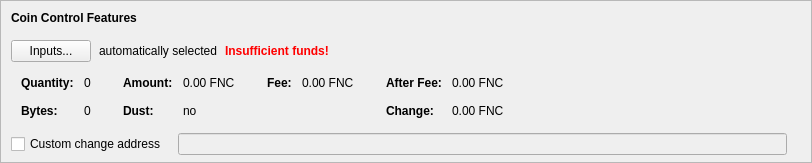
    <widget class="QFrame" name="frameCoinControl">
     <property name="sizePolicy">
      <sizepolicy hsizetype="Expanding" vsizetype="Expanding">
       <horstretch>0</horstretch>
       <verstretch>0</verstretch>
      </sizepolicy>
     </property>
     <property name="maximumSize">
      <size>
       <width>16777215</width>
       <height>16777215</height>
      </size>
     </property>
     <property name="frameShape">
      <enum>QFrame::StyledPanel</enum>
     </property>
     <property name="frameShadow">
      <enum>QFrame::Sunken</enum>
     </property>
     <layout class="QVBoxLayout" name="verticalLayoutCoinControl2">
      <property name="spacing">
       <number>0</number>
      </property>
      <property name="leftMargin">
       <number>0</number>
      </property>
      <property name="topMargin">
       <number>0</number>
      </property>
      <property name="rightMargin">
       <number>0</number>
      </property>
      <property name="bottomMargin">
       <number>6</number>
      </property>
      <item>
       <layout class="QVBoxLayout" name="verticalLayoutCoinControl" stretch="0,0,0,0,1">
        <property name="spacing">
         <number>0</number>
        </property>
        <property name="leftMargin">
         <number>10</number>
        </property>
        <property name="topMargin">
         <number>10</number>
        </property>
        <item>
         <layout class="QHBoxLayout" name="horizontalLayoutCoinControl1">
          <property name="bottomMargin">
           <number>15</number>
          </property>
          <item>
           <widget class="QLabel" name="labelCoinControlFeatures">
            <property name="sizePolicy">
             <sizepolicy hsizetype="Preferred" vsizetype="Maximum">
              <horstretch>0</horstretch>
              <verstretch>0</verstretch>
             </sizepolicy>
            </property>
            <property name="font">
             <font>
              <weight>75</weight>
              <bold>true</bold>
             </font>
            </property>
            <property name="styleSheet">
             <string notr="true">font-weight:bold;</string>
            </property>
            <property name="text">
             <string>Coin Control Features</string>
            </property>
           </widget>
          </item>
         </layout>
        </item>
        <item>
         <layout class="QHBoxLayout" name="horizontalLayoutCoinControl2" stretch="0,0,0,0">
          <property name="spacing">
           <number>8</number>
          </property>
          <property name="bottomMargin">
           <number>10</number>
          </property>
          <item>
           <widget class="QPushButton" name="pushButtonCoinControl">
            <property name="styleSheet">
             <string notr="true"/>
            </property>
            <property name="text">
             <string>Inputs...</string>
            </property>
            <property name="autoDefault">
             <bool>false</bool>
            </property>
           </widget>
          </item>
          <item>
           <widget class="QLabel" name="labelCoinControlAutomaticallySelected">
            <property name="text">
             <string>automatically selected</string>
            </property>
            <property name="margin">
             <number>5</number>
            </property>
           </widget>
          </item>
          <item>
           <widget class="QLabel" name="labelCoinControlInsuffFunds">
            <property name="font">
             <font>
              <weight>75</weight>
              <bold>true</bold>
             </font>
            </property>
            <property name="styleSheet">
             <string notr="true">color:red;font-weight:bold;</string>
            </property>
            <property name="text">
             <string>Insufficient funds!</string>
            </property>
            <property name="margin">
             <number>5</number>
            </property>
           </widget>
          </item>
          <item>
           <spacer name="horizontalSpacerCoinControl">
            <property name="orientation">
             <enum>Qt::Horizontal</enum>
            </property>
            <property name="sizeHint" stdset="0">
             <size>
              <width>40</width>
              <height>1</height>
             </size>
            </property>
           </spacer>
          </item>
         </layout>
        </item>
        <item>
         <widget class="QWidget" name="widgetCoinControl" native="true">
          <property name="sizePolicy">
           <sizepolicy hsizetype="Preferred" vsizetype="Preferred">
            <horstretch>0</horstretch>
            <verstretch>0</verstretch>
           </sizepolicy>
          </property>
          <property name="minimumSize">
           <size>
            <width>0</width>
            <height>0</height>
           </size>
          </property>
          <property name="styleSheet">
           <string notr="true"/>
          </property>
          <layout class="QHBoxLayout" name="horizontalLayoutCoinControl5">
           <property name="leftMargin">
            <number>0</number>
           </property>
           <property name="topMargin">
            <number>0</number>
           </property>
           <property name="rightMargin">
            <number>0</number>
           </property>
           <property name="bottomMargin">
            <number>0</number>
           </property>
           <item>
            <layout class="QHBoxLayout" name="horizontalLayoutCoinControl3" stretch="0,0,0,1">
             <property name="spacing">
              <number>20</number>
             </property>
             <property name="topMargin">
              <number>0</number>
             </property>
             <property name="bottomMargin">
              <number>10</number>
             </property>
             <item>
              <layout class="QFormLayout" name="formLayoutCoinControl1">
               <property name="horizontalSpacing">
                <number>10</number>
               </property>
               <property name="verticalSpacing">
                <number>14</number>
               </property>
               <property name="leftMargin">
                <number>10</number>
               </property>
               <property name="topMargin">
                <number>4</number>
               </property>
               <property name="rightMargin">
                <number>6</number>
               </property>
               <item row="0" column="0">
                <widget class="QLabel" name="labelCoinControlQuantityText">
                 <property name="font">
                  <font>
                   <weight>75</weight>
                   <bold>true</bold>
                  </font>
                 </property>
                 <property name="text">
                  <string>Quantity:</string>
                 </property>
                 <property name="margin">
                  <number>0</number>
                 </property>
                </widget>
               </item>
               <item row="0" column="1">
                <widget class="QLabel" name="labelCoinControlQuantity">
                 <property name="cursor">
                  <cursorShape>IBeamCursor</cursorShape>
                 </property>
                 <property name="contextMenuPolicy">
                  <enum>Qt::ActionsContextMenu</enum>
                 </property>
                 <property name="text">
                  <string notr="true">0</string>
                 </property>
                 <property name="margin">
                  <number>0</number>
                 </property>
                 <property name="textInteractionFlags">
                  <set>Qt::LinksAccessibleByMouse|Qt::TextSelectableByKeyboard|Qt::TextSelectableByMouse</set>
                 </property>
                </widget>
               </item>
               <item row="1" column="0">
                <widget class="QLabel" name="labelCoinControlBytesText">
                 <property name="font">
                  <font>
                   <weight>75</weight>
                   <bold>true</bold>
                  </font>
                 </property>
                 <property name="text">
                  <string>Bytes:</string>
                 </property>
                </widget>
               </item>
               <item row="1" column="1">
                <widget class="QLabel" name="labelCoinControlBytes">
                 <property name="cursor">
                  <cursorShape>IBeamCursor</cursorShape>
                 </property>
                 <property name="contextMenuPolicy">
                  <enum>Qt::ActionsContextMenu</enum>
                 </property>
                 <property name="text">
                  <string notr="true">0</string>
                 </property>
                 <property name="textInteractionFlags">
                  <set>Qt::LinksAccessibleByMouse|Qt::TextSelectableByKeyboard|Qt::TextSelectableByMouse</set>
                 </property>
                </widget>
               </item>
              </layout>
             </item>
             <item>
              <layout class="QFormLayout" name="formLayoutCoinControl2">
               <property name="horizontalSpacing">
                <number>10</number>
               </property>
               <property name="verticalSpacing">
                <number>14</number>
               </property>
               <property name="leftMargin">
                <number>6</number>
               </property>
               <property name="topMargin">
                <number>4</number>
               </property>
               <property name="rightMargin">
                <number>6</number>
               </property>
               <item row="0" column="0">
                <widget class="QLabel" name="labelCoinControlAmountText">
                 <property name="font">
                  <font>
                   <weight>75</weight>
                   <bold>true</bold>
                  </font>
                 </property>
                 <property name="text">
                  <string>Amount:</string>
                 </property>
                 <property name="margin">
                  <number>0</number>
                 </property>
                </widget>
               </item>
               <item row="0" column="1">
                <widget class="QLabel" name="labelCoinControlAmount">
                 <property name="cursor">
                  <cursorShape>IBeamCursor</cursorShape>
                 </property>
                 <property name="contextMenuPolicy">
                  <enum>Qt::ActionsContextMenu</enum>
                 </property>
                 <property name="text">
                  <string notr="true">0.00 FNC</string>
                 </property>
                 <property name="textInteractionFlags">
                  <set>Qt::LinksAccessibleByMouse|Qt::TextSelectableByKeyboard|Qt::TextSelectableByMouse</set>
                 </property>
                </widget>
               </item>
               <item row="1" column="0">
                <widget class="QLabel" name="labelCoinControlLowOutputText">
                 <property name="font">
                  <font>
                   <weight>75</weight>
                   <bold>true</bold>
                  </font>
                 </property>
                 <property name="text">
                  <string>Dust:</string>
                 </property>
                </widget>
               </item>
               <item row="1" column="1">
                <widget class="QLabel" name="labelCoinControlLowOutput">
                 <property name="cursor">
                  <cursorShape>IBeamCursor</cursorShape>
                 </property>
                 <property name="contextMenuPolicy">
                  <enum>Qt::ActionsContextMenu</enum>
                 </property>
                 <property name="text">
                  <string notr="true">no</string>
                 </property>
                 <property name="textInteractionFlags">
                  <set>Qt::LinksAccessibleByMouse|Qt::TextSelectableByKeyboard|Qt::TextSelectableByMouse</set>
                 </property>
                </widget>
               </item>
              </layout>
             </item>
             <item>
              <layout class="QFormLayout" name="formLayoutCoinControl3">
               <property name="horizontalSpacing">
                <number>10</number>
               </property>
               <property name="verticalSpacing">
                <number>14</number>
               </property>
               <property name="leftMargin">
                <number>6</number>
               </property>
               <property name="topMargin">
                <number>4</number>
               </property>
               <property name="rightMargin">
                <number>6</number>
               </property>
               <item row="0" column="0">
                <widget class="QLabel" name="labelCoinControlFeeText">
                 <property name="font">
                  <font>
                   <weight>75</weight>
                   <bold>true</bold>
                  </font>
                 </property>
                 <property name="text">
                  <string>Fee:</string>
                 </property>
                 <property name="margin">
                  <number>0</number>
                 </property>
                </widget>
               </item>
               <item row="0" column="1">
                <widget class="QLabel" name="labelCoinControlFee">
                 <property name="cursor">
                  <cursorShape>IBeamCursor</cursorShape>
                 </property>
                 <property name="contextMenuPolicy">
                  <enum>Qt::ActionsContextMenu</enum>
                 </property>
                 <property name="text">
                  <string notr="true">0.00 FNC</string>
                 </property>
                 <property name="textInteractionFlags">
                  <set>Qt::LinksAccessibleByMouse|Qt::TextSelectableByKeyboard|Qt::TextSelectableByMouse</set>
                 </property>
                </widget>
               </item>
              </layout>
             </item>
             <item>
              <layout class="QFormLayout" name="formLayoutCoinControl4">
               <property name="horizontalSpacing">
                <number>10</number>
               </property>
               <property name="verticalSpacing">
                <number>14</number>
               </property>
               <property name="leftMargin">
                <number>6</number>
               </property>
               <property name="topMargin">
                <number>4</number>
               </property>
               <property name="rightMargin">
                <number>6</number>
               </property>
               <item row="0" column="0">
                <widget class="QLabel" name="labelCoinControlAfterFeeText">
                 <property name="font">
                  <font>
                   <weight>75</weight>
                   <bold>true</bold>
                  </font>
                 </property>
                 <property name="text">
                  <string>After Fee:</string>
                 </property>
                 <property name="margin">
                  <number>0</number>
                 </property>
                </widget>
               </item>
               <item row="0" column="1">
                <widget class="QLabel" name="labelCoinControlAfterFee">
                 <property name="cursor">
                  <cursorShape>IBeamCursor</cursorShape>
                 </property>
                 <property name="contextMenuPolicy">
                  <enum>Qt::ActionsContextMenu</enum>
                 </property>
                 <property name="text">
                  <string notr="true">0.00 FNC</string>
                 </property>
                 <property name="textInteractionFlags">
                  <set>Qt::LinksAccessibleByMouse|Qt::TextSelectableByKeyboard|Qt::TextSelectableByMouse</set>
                 </property>
                </widget>
               </item>
               <item row="1" column="0">
                <widget class="QLabel" name="labelCoinControlChangeText">
                 <property name="font">
                  <font>
                   <weight>75</weight>
                   <bold>true</bold>
                  </font>
                 </property>
                 <property name="text">
                  <string>Change:</string>
                 </property>
                </widget>
               </item>
               <item row="1" column="1">
                <widget class="QLabel" name="labelCoinControlChange">
                 <property name="cursor">
                  <cursorShape>IBeamCursor</cursorShape>
                 </property>
                 <property name="contextMenuPolicy">
                  <enum>Qt::ActionsContextMenu</enum>
                 </property>
                 <property name="text">
                  <string notr="true">0.00 FNC</string>
                 </property>
                 <property name="textInteractionFlags">
                  <set>Qt::LinksAccessibleByMouse|Qt::TextSelectableByKeyboard|Qt::TextSelectableByMouse</set>
                 </property>
                </widget>
               </item>
              </layout>
             </item>
            </layout>
           </item>
          </layout>
         </widget>
        </item>
        <item>
         <layout class="QHBoxLayout" name="horizontalLayoutCoinControl4" stretch="0,0,0">
          <property name="spacing">
           <number>12</number>
          </property>
          <property name="sizeConstraint">
           <enum>QLayout::SetDefaultConstraint</enum>
          </property>
          <property name="topMargin">
           <number>5</number>
          </property>
          <property name="rightMargin">
           <number>5</number>
          </property>
          <item>
           <widget class="QCheckBox" name="checkBoxCoinControlChange">
            <property name="toolTip">
             <string>If this is activated, but the change address is empty or invalid, change will be sent to a newly generated address.</string>
            </property>
            <property name="text">
             <string>Custom change address</string>
            </property>
           </widget>
          </item>
          <item>
           <widget class="QValidatedLineEdit" name="lineEditCoinControlChange">
            <property name="enabled">
             <bool>false</bool>
            </property>
            <property name="sizePolicy">
             <sizepolicy hsizetype="Expanding" vsizetype="Fixed">
              <horstretch>0</horstretch>
              <verstretch>0</verstretch>
             </sizepolicy>
            </property>
           </widget>
          </item>
          <item>
           <widget class="QLabel" name="labelCoinControlChangeLabel">
            <property name="sizePolicy">
             <sizepolicy hsizetype="Preferred" vsizetype="Expanding">
              <horstretch>0</horstretch>
              <verstretch>0</verstretch>
             </sizepolicy>
            </property>
            <property name="minimumSize">
             <size>
              <width>0</width>
              <height>0</height>
             </size>
            </property>
            <property name="text">
             <string/>
            </property>
            <property name="margin">
             <number>3</number>
            </property>
           </widget>
          </item>
         </layout>
        </item>
        <item>
         <spacer name="verticalSpacerCoinControl">
          <property name="orientation">
           <enum>Qt::Vertical</enum>
          </property>
          <property name="sizeHint" stdset="0">
           <size>
            <width>800</width>
            <height>1</height>
           </size>
          </property>
         </spacer>
        </item>
       </layout>
      </item>
     </layout>
    </widget>
